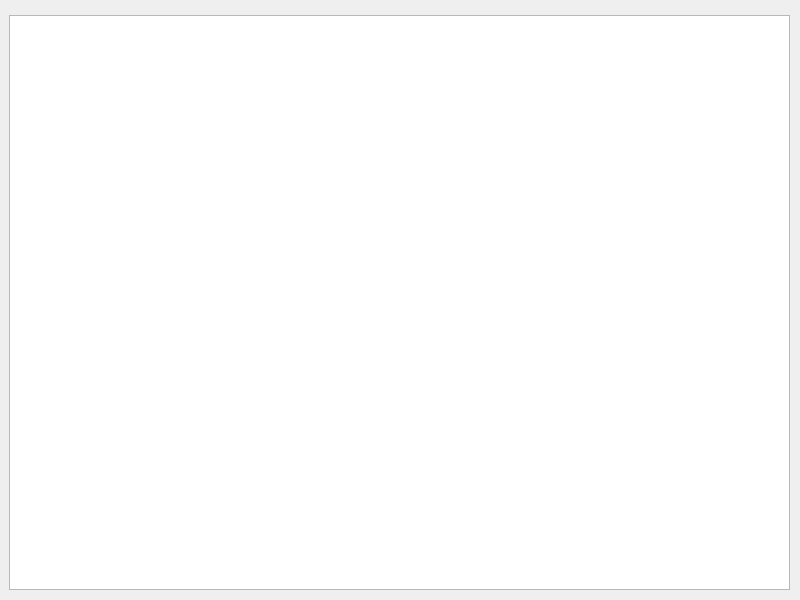
<?xml version="1.0" encoding="UTF-8"?>
<ui version="4.0">
 <class>Widget</class>
 <widget class="QWidget" name="Widget">
  <property name="geometry">
   <rect>
    <x>0</x>
    <y>0</y>
    <width>800</width>
    <height>600</height>
   </rect>
  </property>
  <property name="windowTitle">
   <string>Widget</string>
  </property>
  <widget class="QWidget" name="verticalLayoutWidget">
   <property name="geometry">
    <rect>
     <x>9</x>
     <y>9</y>
     <width>781</width>
     <height>581</height>
    </rect>
   </property>
   <layout class="QVBoxLayout" name="verticalLayout">
    <item>
     <widget class="QWidget" name="widget" native="true"/>
    </item>
    <item>
     <widget class="QTextEdit" name="textEdit"/>
    </item>
   </layout>
  </widget>
 </widget>
 <resources/>
 <connections/>
</ui>
